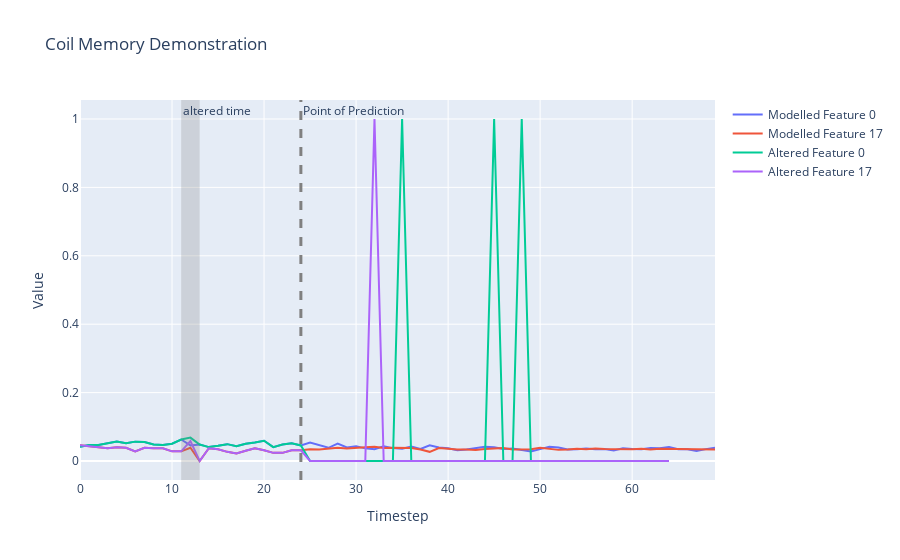

The code cell stored with this chart in its notebook:
### Markdown cell above
## Coil Memory Demonstration

### Code cell
import matplotlib.pyplot as plt

states = []
# Select the batch we want to make predictions for
batch = 10

# After what step do we want the coil to start making its own predictions?
prediction_step = 24

# What features do we want to plot?
feature_sel = [0,17]

# Grab starting state tensor
state_tensor = X[:,0,:]

# How many steps do we want to run the coil overall?
max_steps = 70

# Which timestamp do we want to force modify?
step_modify = 12

states.append(state_tensor[batch,feature_sel])
batch_size = X.shape[0]
transition_tensor = torch.zeros(batch_size, n_features, n_features).to("cuda")
for step_state in range(1,max_steps):
    state_tensor, transition_tensor = model.step_coil(state_tensor, transition_tensor)
    if step_state <= prediction_step:
        state_tensor = X[:,step_state,:]
    states.append(state_tensor[batch,feature_sel])
    

# Get observed data to CPU and plot
data = [row.to('cpu').detach().numpy() for row in states]
# Transpose the data to get 5 traces
traces = list(zip(*data))

# Create the figure and add traces
fig = go.Figure()

# Plotting
for i, trace in enumerate(traces):
    model_trace = go.Scatter(y=trace, mode='lines', name=f'Modelled Feature {feature_sel[i]}')
    fig.add_trace(model_trace)
    
# Try with changing one X in memory
states = []
state_tensor = X[:,0,:]
states.append(state_tensor[batch,feature_sel])
batch_size = X.shape[0]
transition_tensor = torch.zeros(batch_size, n_features, n_features).to("cuda")
for step_state in range(1,max_steps):
    state_tensor, transition_tensor = model.step_coil(state_tensor, transition_tensor)
    if step_state <= prediction_step:
        state_tensor = X[:,step_state,:]
        
    # change a single state in memory:
    if step_state == step_modify:
        state_tensor = X[:,step_state,:] * 1.5
    states.append(state_tensor[batch,feature_sel])


# Get observed data to CPU and plot
data = [row.to('cpu').detach().numpy() for row in states]
# Transpose the data to get 5 traces
traces = list(zip(*data))

# Plotting
for i, trace in enumerate(traces):
    obs_trace = go.Scatter(y=trace, mode='lines', name=f'Altered Feature {feature_sel[i]}')
    fig.add_trace(obs_trace)
    
# Add Line highlighting when the coil becomes responsible for its own predictions
fig.add_vline(x=prediction_step, line_width=3, line_dash="dash", line_color="grey", annotation_text='Point of Prediction')    

# Add title and labels
fig.update_layout(title=f'Coil Memory Demonstration',
                    xaxis_title='Timestep',
                    yaxis_title='Value')


fig.add_vrect(x0=step_modify-1, x1=step_modify+1, 
              annotation_text="altered time", annotation_position="top left",
              fillcolor="grey", opacity=0.25, line_width=0)

# Show the figure
fig.show()

### Figure 1 — Plotly figure (JSON) as saved in the notebook; plotly's stock layout.template omitted (floating-point values rounded to 4 significant figures)
{"data": [{"mode": "lines", "name": "Modelled Feature 0", "type": "scatter", "y": [0.04187, 0.0468, 0.0468, 0.05172, 0.05665, 0.05172, 0.05665, 0.05542, 0.04803, 0.0468, 0.05049, 0.06281, 0.04557, 0.04803, 0.04064, 0.04433, 0.04926, 0.0431, 0.05049, 0.05419, 0.05911, 0.04064, 0.04803, 0.05172, 0.04557, 0.05368, 0.04589, 0.03861, 0.05112, 0.03972, 0.04297, 0.03693, 0.03447, 0.04331, 0.03768, 0.03561, 0.04219, 0.0353, 0.04586, 0.03951, 0.03708, 0.03174, 0.03373, 0.03692, 0.04159, 0.04012, 0.03528, 0.03659, 0.03153, 0.02773, 0.03471, 0.04175, 0.03976, 0.03394, 0.0344, 0.03624, 0.03417, 0.03518, 0.03065, 0.03711, 0.03506, 0.03469, 0.03769, 0.03746, 0.04096, 0.03465, 0.03458, 0.02918, 0.03472, 0.03899]}, {"mode": "lines", "name": "Modelled Feature 17", "type": "scatter", "y": [0.04613, 0.04315, 0.04018, 0.0372, 0.04018, 0.03869, 0.02827, 0.03869, 0.0372, 0.0372, 0.02827, 0.02827, 0.03869, 0, 0.0372, 0.03423, 0.02679, 0.02232, 0.02976, 0.0372, 0.03125, 0.02381, 0.02381, 0.03125, 0.03125, 0.03441, 0.03396, 0.03574, 0.03872, 0.03686, 0.03749, 0.04, 0.04144, 0.03825, 0.03891, 0.03843, 0.03828, 0.03389, 0.02679, 0.03781, 0.0348, 0.03355, 0.03388, 0.03208, 0.0353, 0.03577, 0.03776, 0.03365, 0.03383, 0.0342, 0.03866, 0.03546, 0.03256, 0.03344, 0.03572, 0.03472, 0.03668, 0.03536, 0.03464, 0.03604, 0.03443, 0.03604, 0.03351, 0.03548, 0.03528, 0.03501, 0.03541, 0.03581, 0.03404, 0.03397]}, {"mode": "lines", "name": "Altered Feature 0", "type": "scatter", "y": [0.04187, 0.0468, 0.0468, 0.05172, 0.05665, 0.05172, 0.05665, 0.05542, 0.04803, 0.0468, 0.05049, 0.06281, 0.06835, 0.04803, 0.04064, 0.04433, 0.04926, 0.0431, 0.05049, 0.05419, 0.05911, 0.04064, 0.04803, 0.05172, 0.04557, 0, 0, 0, 0, 0, 0, 0, 0, 0, 0, 1, 0, 0, 0, 0, 0, 0, 0, 0, 0, 1, 0, 0, 1, 0, 0, 0, 0, 0, 0, 0, 0, 0, 0, 0, 0, 0, 0, 0, 0, null, null, null, null, null]}, {"mode": "lines", "name": "Altered Feature 17", "type": "scatter", "y": [0.04613, 0.04315, 0.04018, 0.0372, 0.04018, 0.03869, 0.02827, 0.03869, 0.0372, 0.0372, 0.02827, 0.02827, 0.05804, 0, 0.0372, 0.03423, 0.02679, 0.02232, 0.02976, 0.0372, 0.03125, 0.02381, 0.02381, 0.03125, 0.03125, 0, 0, 0, 0, 0, 0, 0, 1, 0, 0, 0, 0, 0, 0, 0, 0, 0, 0, 0, 0, 0, 0, 0, 0, 0, 0, 0, 0, 0, 0, 0, 0, 0, 0, 0, 0, 0, 0, 0, 0, null, null, null, null, null]}], "layout": {"annotations": [{"showarrow": false, "text": "Point of Prediction", "x": 24, "xanchor": "left", "xref": "x", "y": 1, "yanchor": "top", "yref": "y domain"}, {"showarrow": false, "text": "altered time", "x": 11, "xanchor": "left", "xref": "x", "y": 1, "yanchor": "top", "yref": "y domain"}], "shapes": [{"line": {"color": "grey", "dash": "dash", "width": 3}, "type": "line", "x0": 24, "x1": 24, "xref": "x", "y0": 0, "y1": 1, "yref": "y domain"}, {"fillcolor": "grey", "line": {"width": 0}, "opacity": 0.25, "type": "rect", "x0": 11, "x1": 13, "xref": "x", "y0": 0, "y1": 1, "yref": "y domain"}], "title": {"text": "Coil Memory Demonstration"}, "xaxis": {"title": {"text": "Timestep"}}, "yaxis": {"title": {"text": "Value"}}}}
